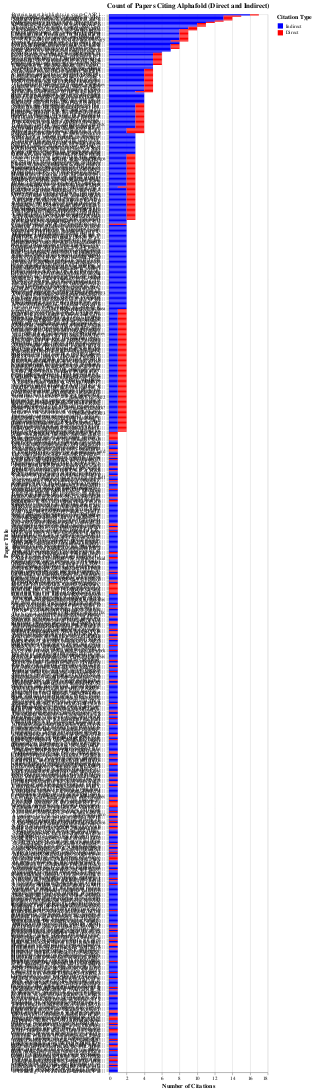

Here is the notebook cell this chart was saved with:
### Code cell
# Create two separate DataFrames for indirect and direct citations
indirect_df = citations[['title', 'af_indirect_citations']].rename(columns={'af_indirect_citations': 'count'})
indirect_df['type'] = 'Indirect'

direct_df = citations[['title', 'af_direct_citation']].rename(columns={'af_direct_citation': 'count'})
direct_df['type'] = 'Direct'

# Concatenate the two DataFrames
combined_df = pd.concat([indirect_df, direct_df])

# keep those that have at least one citation either directly or indirectly
combined_df = combined_df[combined_df['count'] > 0]

# Add a color column based on the type
combined_df['color'] = combined_df['type'].map({'Indirect': 'blue', 'Direct': 'red'})

# Group by title and type, and sum the counts
grouped_df = combined_df.groupby(['title', 'type', 'color']).sum().reset_index()

# Sort by the summed count
grouped_df = grouped_df.sort_values(by='count', ascending=False)

# Create the chart
chart = alt.Chart(grouped_df).mark_bar().encode(
    x=alt.X('count:Q', title='Number of Citations'),
    y=alt.Y('title:N', title='Paper Title', sort='-x'),
    color=alt.Color('type:N', title='Citation Type', scale=alt.Scale(domain=['Indirect', 'Direct'], range=['blue', 'red'])),
    tooltip=['title', 'sum(count)', 'type']
).properties(
    title='Count of Papers Citing Alphafold (Direct and Indirect)',
    height=6400
)

chart

### Figure 1 — Vega-Lite specification as saved in the notebook (floating-point values rounded to 4 significant figures; data arrays with more than 128 entries replaced by an {"elided": "..."} marker saying what was removed)
{"config": {"view": {"continuousWidth": 300, "continuousHeight": 300}}, "data": {"name": "data-b432ea6aebcfdc329c1638c81b23adf0"}, "mark": {"type": "bar"}, "encoding": {"color": {"field": "type", "scale": {"domain": ["Indirect", "Direct"], "range": ["blue", "red"]}, "title": "Citation Type", "type": "nominal"}, "tooltip": [{"field": "title", "type": "nominal"}, {"aggregate": "sum", "field": "count", "type": "quantitative"}, {"field": "type", "type": "nominal"}], "x": {"field": "count", "title": "Number of Citations", "type": "quantitative"}, "y": {"field": "title", "sort": "-x", "title": "Paper Title", "type": "nominal"}}, "height": 6400, "title": "Count of Papers Citing Alphafold (Direct and Indirect)", "$schema": "https://vega.github.io/schema/vega-lite/v5.16.3.json", "datasets": {"data-b432ea6aebcfdc329c1638c81b23adf0": {"elided": "1085 records"}}}
